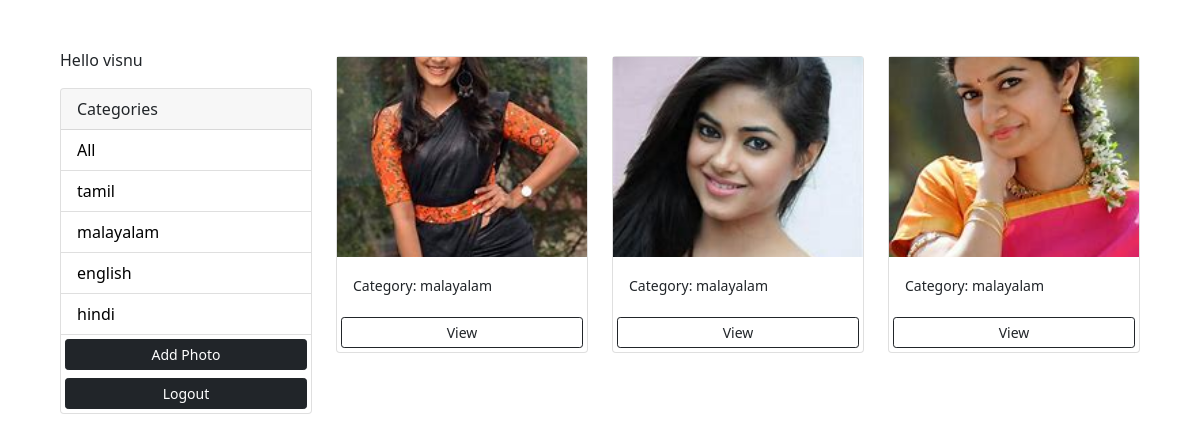
Page /?category=malayalam (signed in) on the committed database.
### photos/models.py (models this page shows, shortened)
class Category(models.Model):
    class Meta:
        verbose_name = 'Category'
        verbose_name_plural = 'Categories'
    user = models.ForeignKey(
        User, on_delete=models.SET_NULL, null=True, blank=True)
    name = models.CharField(max_length=100, null=False, blank=False)

class Photo(models.Model):
    class Meta:
        verbose_name = 'Photo'
        verbose_name_plural = 'Photos'
    category = models.ForeignKey(
        Category, on_delete=models.SET_NULL, null=True, blank=True)
    image = models.ImageField(null=False, blank=False)
    description = models.TextField()

### photos/views.py (the view)
# urls.py: path('', views.gallery, name='gallery'),
@login_required(login_url='login')
def gallery(request):
    user = request.user
    category = request.GET.get('category')
    if category == None:
        photos = Photo.objects.filter(category__user=user)
    else:
        photos = Photo.objects.filter(
            category__name=category, category__user=user)
    categories = Category.objects.filter(user=user)
    context = {'categories': categories, 'photos': photos}
    return render(request, 'photos/gallery.html', context)

### photos/templates/photos/gallery.html (shortened to what this page needs)
<!DOCTYPE html>
<html lang="en">
<head>
    <link href="https://cdn.jsdelivr.net/npm/bootstrap@5.0.0-beta1/dist/css/bootstrap.min.css" rel="stylesheet"
>
</head>
<body class="m-5">
    <div class="container">
        <div class="row">
            <div class="col-md-3">
                {% if request.user.is_authenticated %}
                <p>Hello {{request.user}}</p>
                {% endif %}
                <div class="card">
                    <div class="card-header">
                        Categories
                    </div>
                    <ul class="list-group list-group-flush">
                        <li class="list-group-item">
                            <a href="{% url 'gallery' %}">All</a>
                        </li>
                        {% for category in categories %}
                        <li class=" list-group-item">
                            <a href="{% url 'gallery' %}?category={{category.name}}">
                                {{category.name}}
                            </a>
                        </li>
                        {% endfor %}
                        <a href="{% url 'add' %}" class="btn btn-dark btn-block btn-sm m-1">Add Photo</a>
                        <a href="{% url 'logout' %}" class="btn btn-dark btn-block btn-sm m-1">Logout</a>
                    </ul>
                </div>
            </div>
            <div class="col-md-9">
                <div class="row">
                    {% for photo in photos %}
                    <div class="col-md-4">
                        <div class="card my-2">
                            <img class="image-thumbail" src="{{photo.image.url}}" alt="Card image cap">
                            <div class="card-body">
                                <small>Category: {{photo.category.name}}</small>
                            </div>
                            <a href="{% url 'photo' photo.id %}" class="btn btn-outline-dark btn-sm m-1">View</a>
                        </div>
                    </div>
                    {% empty %}
                    <h3>No photos...</h3>
                    {% endfor %}
                </div>
            </div>
        </div>
    </div>
</body>
</html>

### photos/templates/photos/gallery.html (style rules this page uses)
.image-thumbail { height: 200px; object-fit: cover; }
.list-group-item a { text-decoration: none; color: black; }

### rows in the picture
Category: name "tamil"
Category: name "malayalam"
Category: name "english"
Category: name "hindi"
Photo: image (picture), category.name "malayalam"
Photo: image (picture), category.name "malayalam"
Photo: image (picture), category.name "malayalam"

### other values in the picture
{{ request.user }} "visnu"
